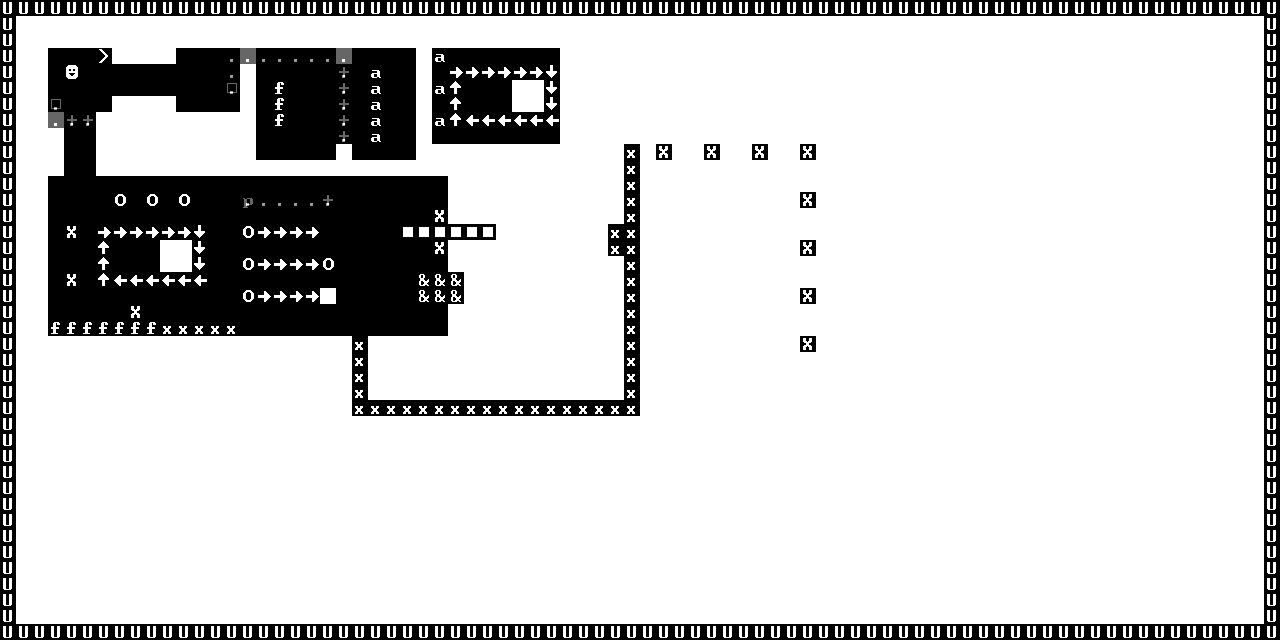

A level layout from a 2D game, rendered from its tile map. Below: a short description, then the map file with tile-grid data replaced by summaries:
An orthogonal 80x40 tile map with 16x16 px tiles, 4 tile layers (terrain, wires, mob, patrol).

<map version="1.8" tiledversion="1.8.5" orientation="orthogonal" renderorder="right-down" width="80" height="40" tilewidth="16" tileheight="16" infinite="0" nextlayerid="5" nextobjectid="1">
 <editorsettings>
  <export target="ant_2.csv" format="csv" />
 </editorsettings>
 <tileset firstgid="1" source="tileset.tsx" />
 <layer id="1" name="terrain" width="80" height="40">
  <data>[3200 cells, 3200 non-empty, 20 distinct tile ids]</data>
 </layer>
 <layer id="4" name="wires" width="80" height="40" opacity="0.6" tintcolor="#ffaaff">
  <data>[3200 cells, 25 non-empty, 1 distinct tile ids]</data>
 </layer>
 <layer id="2" name="mob" width="80" height="40" tintcolor="#00ff00">
  <data>[3200 cells, 0 non-empty, 0 distinct tile ids]</data>
 </layer>
 <layer id="3" name="patrol" width="80" height="40" tintcolor="#ff0000">
  <data>[3200 cells, 0 non-empty, 0 distinct tile ids]</data>
 </layer>
</map>
